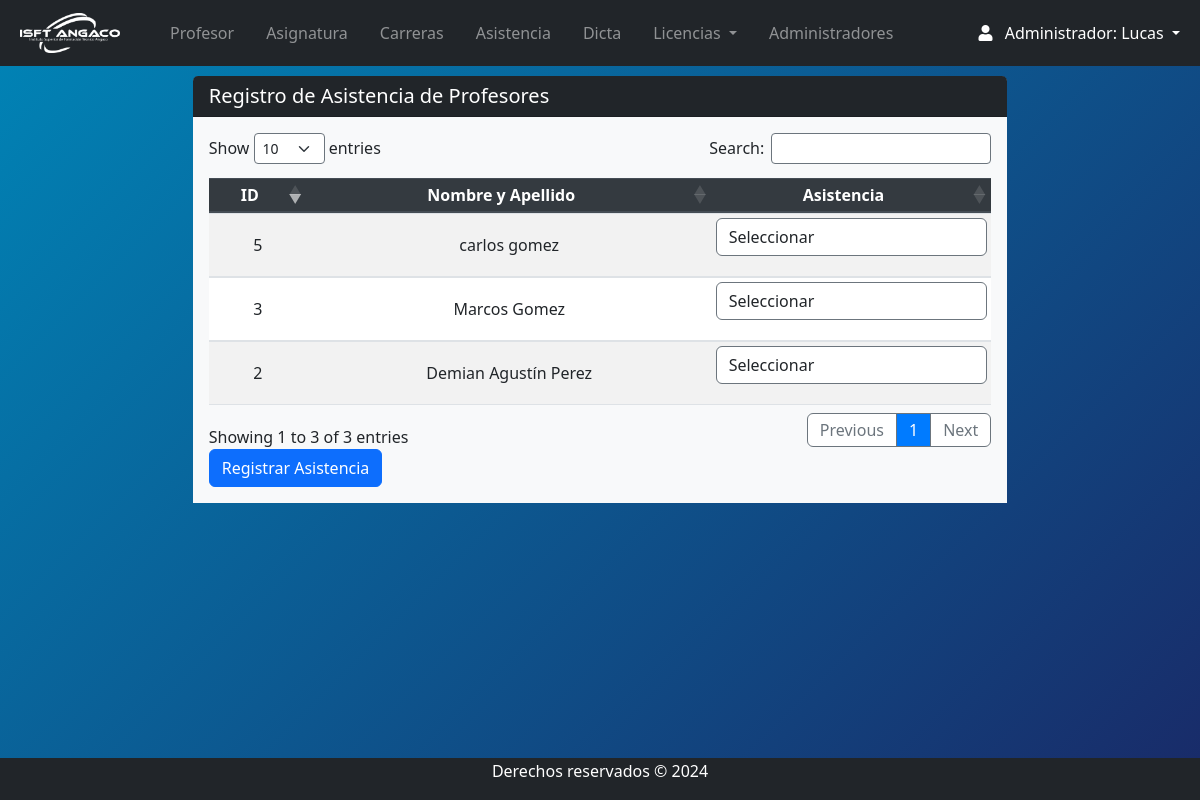
Page /Views/admin/asistencia_crea.php (signed in) on the committed database.
### tables this page shows
CREATE TABLE `usuarios` (
  `id_usuario` int(11) NOT NULL,
  `nombre` varchar(255) NOT NULL,
  `apellido` varchar(255) NOT NULL,
  `dni` varchar(20) NOT NULL,
  `celular` varchar(20) DEFAULT NULL,
  `correo` varchar(255) NOT NULL,
  `password` varchar(255) DEFAULT NULL,
  `direccion` text DEFAULT NULL,
  `foto` varchar(255) DEFAULT NULL,
  `cv` varchar(255) DEFAULT NULL,
  `fechadeingreso` date NOT NULL,
  `fechadebaja` date DEFAULT NULL,
  `etapa` enum('Activo','Inactivo') NOT NULL DEFAULT 'Activo',
  `id_rol` int(11) DEFAULT NULL
);

### Views/admin/asistencia_crea.php (the view, shortened to what this page needs)
<?php
require 'navbar.php';
include('../../conn/connection.php');
?>
<div class="container mt-3">
    <div class="col d-flex align-items-center justify-content-center">
        <div class="card rounded-2 border-0 w-75">
            <h5 class="card-header bg-dark text-white">Registro de Asistencia de Profesores</h5>
            <div class="card-body bg-light">
                <form action="" method="post" enctype="multipart/form-data">
                    <div class="table-responsive">
                        <table id="example" class="table table-striped table-sm">
                            <thead class="thead-dark">
                                <tr>
                                    <th>ID</th>
                                    <th>Nombre y Apellido</th>
                                    <th>Asistencia</th>
                                </tr>
                            </thead>
                            <tbody>
                                <?php
                                $sql = "SELECT id_usuario, nombre, apellido FROM usuarios WHERE id_rol = 2";
                                $stmt = $db->query($sql);
                                if ($stmt->rowCount() > 0) {
                                    while ($row = $stmt->fetch(PDO::FETCH_ASSOC)) {
                                        echo "<tr>";
                                        echo "<td>" . htmlspecialchars($row['id_usuario']) . "</td>";
                                        echo "<td>" . htmlspecialchars($row['nombre']) . " " . htmlspecialchars($row['apellido']) . "</td>";
                                        echo "<td>";
                                        echo "<div class='form-group'>";
                                        echo "<select class='form-control' name='asistencia[" . htmlspecialchars($row['id_usuario']) . "]'>";
                                        echo "<option value=''>Seleccionar</option>";
                                        echo "</select>";
                                        echo "</div>";
                                        echo "</td>";
                                        echo "</tr>";
                                    }
                                } else {
                                    echo "<tr><td colspan='3' class='text-center'>No hay profesores registrados</td></tr>";
                                }
                                ?>
                            </tbody>
                        </table>
                    </div>
                    <button type="submit" class="btn btn-primary">Registrar Asistencia</button>
                </form>
            </div>
        </div>
    </div>
</div>
<?php require 'footer.php'; ?>

### css/style.css (style rules this page uses)
body { position: relative; padding-bottom: 10px; min-height: 100vh; }
select { border-style: solid !important; border-color: #6c757d !important; border-width: 1px !important; }
th, td { text-align: center !important; vertical-align: middle !important; }

### Views/admin/navbar.php (style rules this page uses)
body { background: linear-gradient(135deg,#0085b7, #192a68); }

### rows in the picture
usuarios: id_usuario "2", nombre "Demian Agustín", apellido "Perez"
usuarios: id_usuario "3", nombre "Marcos", apellido "Gomez"
usuarios: id_usuario "5", nombre "carlos", apellido "gomez"

### other values in the picture
$_SESSION['nombre'] "Lucas"
